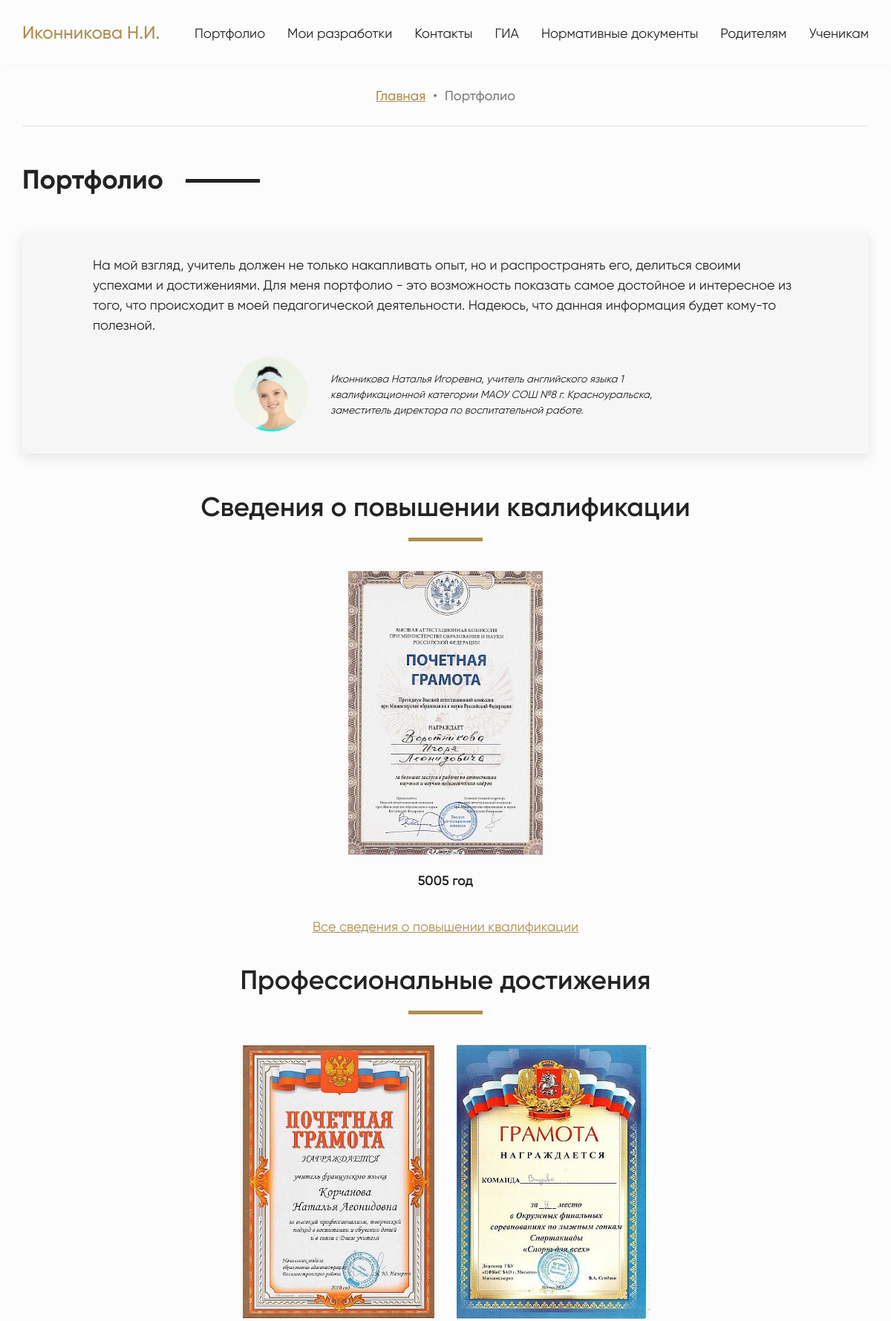
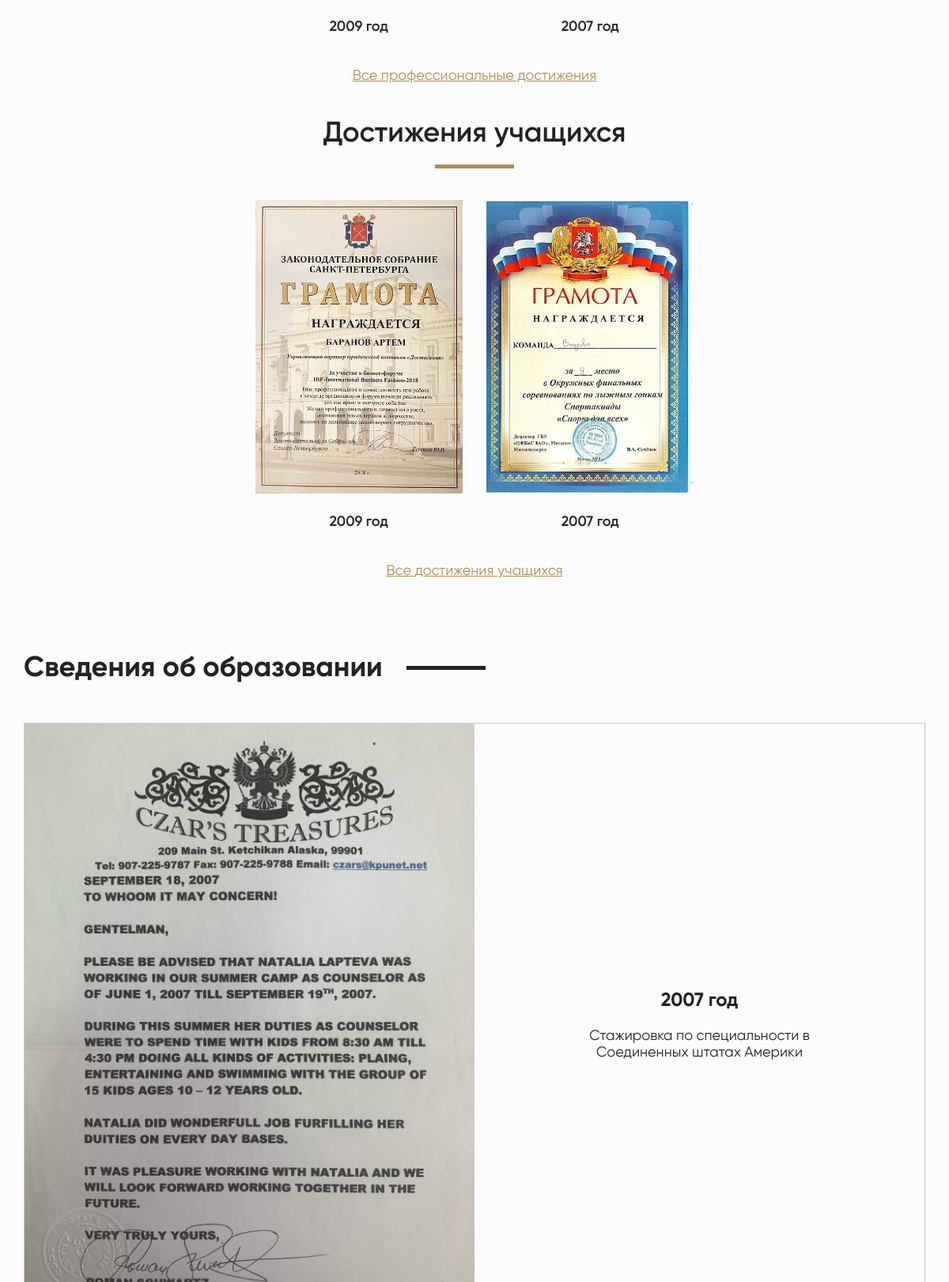
The page /portfolio/ (upper part) on the database its author committed (2 pictures, top to bottom).
### content/models.py (models this page shows, shortened)
class Text(models.Model):
	Title = models.CharField("Название", max_length = 50)
	Text = models.TextField("Текст")
	class Meta:
		verbose_name = 'Контент'
		verbose_name_plural = 'Контент'

### articles/models.py (models this page shows, shortened)
class AwardCategory(models.Model):
	Title = models.CharField("Название категории", max_length = 50)
	class Meta:
		verbose_name = 'Категория грамот'
		verbose_name_plural = 'Категории грамот'

class Award(models.Model):
	Year = models.IntegerField("Год")
	Image = ThumbnailerImageField("Изображение", resize_source = dict(quality=95, size=(500, 750), sharpen=True))
	Category = models.ForeignKey("AwardCategory", on_delete = models.CASCADE, default = None, blank = True, null = True)
	class Meta:
		verbose_name = 'Грамота'
		verbose_name_plural = 'Грамоты'

### articles/views.py (the view)
# urls.py: path('portfolio/', views.portfolio, name = 'portfolio'),
def portfolio(request):
	awards = Award.objects.order_by('-Year')
	categories = AwardCategory.objects.all()
	quoteText = Text.objects.get(id = 5)
	quoteAuthor = Text.objects.get(id = 6)
	return render(request, 'portfolio.html', locals())

### articles/templates/portfolio.html (shortened to what this page needs)
{% extends 'base.html'%}
{% load static %}
{% block styles %}
	<link rel="stylesheet" href="{% static 'css-min/portfolio.min.css' %}">
{% endblock %}
{% block content %}
	<section class="bread-crumbs">
		<div class="container">
			<ul class="links">
				<li class="bread-link active"><a class="crumbs-link" href="/">Главная</a></li>
				<li class="bullet bread-link">•</li>
				<li class="bread-link">Портфолио</li>
			</ul>
		</div>
	</section>
	<section class="awards">
		<div class="container">
			<h2 class="awards-headline"><span class="text">Портфолио</span></h2>
			<div class="quote-block">
				<p class="quote-text">{{ quoteText.Text }}</p>
				<div class="quote-author">
					<div class="avatar">
						<img src="{% static 'images/avatar.jpg' %}" alt="Teacher's avatar">
					</div>
					<p class="author">{{ quoteAuthor.Text }}</p>
				</div>
			</div>
			{% for cat in categories %}
				<div class="awards-category">
					<h3 class="award-headline"><span class="text">{{ cat.Title }}</span></h3>
					<ul class="awards-list" id="awards-list">
						{% for award in awards %}
							{% if award.Category.id == cat.id %}
								<li class="award">
									<img src="{{ award.Image.url }}" alt="Award">
									<div class="year-label">{{ award.Year }} год</div>
								</li>
							{% endif %}
						{% endfor %}
					</ul>
					<div class="all-awards">
						<span class="all-awards-btn">Все {{ cat.Title|lower }}</span>
					</div>
				</div>
			{% endfor %}
		</div>
	</section>
	<section class="education">
		<div class="container">
			<h2 class="education-headline"><span class="text">Сведения об образовании</span></h2>
			<ul class="education-list">
				<li class="element">
					<img src="{% static 'images/usa.jpg' %}" alt="USA diploma" class="diploma">
					<div class="right-part">
						<div class="text">
							<h3 class="diploma-year">2007 год</h3>
							<p class="description">Стажировка по специальности в Соединенных штатах Америки</p>
						</div>
					</div>
				</li>
			</ul>
		</div>
	</section>
{% endblock %}

### rows shown on the page
Text: Text "На мой взгляд, учитель должен не только накапливать опыт, но и распространять его, делиться своими успехами и достижениями. Для меня портфолио - это возможность показать самое достойное и интересное из того, что происходит в моей педагогической деятельности. Надеюсь, что данная информация будет кому-то полезной."
Text: Text "Иконникова Наталья Игоревна, учитель английского языка 1 квалификационной категории МАОУ СОШ №8 г. Красноуральска, заместитель директора по воспитательной работе."
AwardCategory: Title "Сведения о повышении квалификации", Title "сведения о повышении квалификации"
Award: Image (picture), Year "5005"
AwardCategory: Title "Профессиональные достижения", Title "профессиональные достижения"
Award: Image (picture), Year "2009"
Award: Image (picture), Year "2007"
AwardCategory: Title "Достижения учащихся", Title "достижения учащихся"
Award: Image (picture), Year "2009"
Award: Image (picture), Year "2007"
